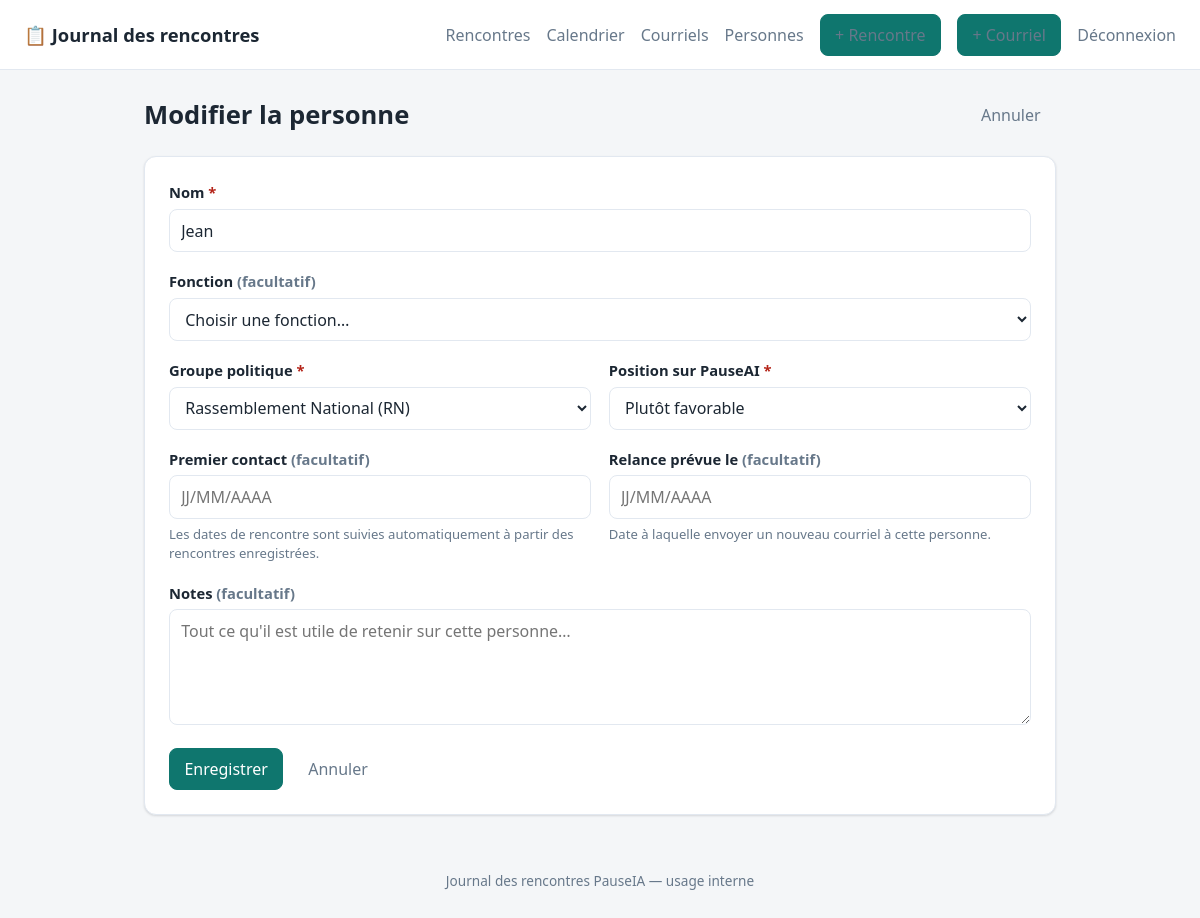
The page /people/1/edit (signed in) on the database its author committed.
### tables this page shows
CREATE TABLE persons (
            id              INTEGER PRIMARY KEY AUTOINCREMENT,
            name            TEXT NOT NULL,
            political_group TEXT NOT NULL,
            stance          TEXT NOT NULL,
            first_contacted TEXT,
            notes           TEXT,
            created_at      TEXT NOT NULL
        , follow_up_date TEXT, role TEXT);

### app.py (the view)
@app.route("/people/<int:person_id>/edit", methods=["GET", "POST"])
@login_required
def edit_person(person_id):
    db = get_db()
    person = db.execute(
        "SELECT * FROM persons WHERE id = ?", (person_id,)
    ).fetchone()
    if person is None:
        abort(404)
    if request.method == "POST":
        _, errors = _save_person(db, person)
        if not errors:
            flash("Personne mise à jour.", "success")
            return redirect(url_for("person_detail", person_id=person_id))
        for e in errors:
            flash(e, "error")
        form = request.form
    else:
        form = _form_from_row(person)
    return render_template(
        "new_person.html", groups=POLITICAL_GROUPS, roles=ROLES, stances=STANCES,
        form=form, today=date.today().isoformat(),
        action_url=url_for("edit_person", person_id=person_id),
        heading="Modifier la personne",
        cancel_url=url_for("person_detail", person_id=person_id),
    )

### app.py (called while the page is built)
@app.template_filter("fr_date")
def fr_date(value):
    if not value:
        return ""
    try:
        return datetime.strptime(value, "%Y-%m-%d").strftime("%d/%m/%Y")
    except ValueError:
        return value

def get_db():
    if "db" not in g:
        g.db = sqlite3.connect(DB_PATH)
        g.db.row_factory = sqlite3.Row
        g.db.execute("PRAGMA foreign_keys = ON")
    return g.db

def login_required(view):
    @wraps(view)
    def wrapped(*args, **kwargs):
        if not session.get("authenticated"):
            return redirect(url_for("login", next=request.path))
        return view(*args, **kwargs)
    return wrapped

def _form_from_row(row):
    return {k: ("" if v is None else v) for k, v in dict(row).items()}

### templates/new_person.html (shortened to what this page needs)
{% extends "base.html" %}
{% block content %}
<div class="page-head">
  <h1>{{ heading }}</h1>
  <a class="btn btn-ghost" href="{{ cancel_url }}">Annuler</a>
</div>
<form class="card form" method="post" action="{{ action_url }}">
  <div class="field">
    <label for="name">Nom <span class="req">*</span></label>
    <input type="text" id="name" name="name"
           value="{{ form.get('name', '') }}" autofocus required
           placeholder="ex. Jean Dupont">
  </div>
  <div class="field">
    <label for="role">Fonction <span class="muted">(facultatif)</span></label>
    <select id="role" name="role">
      <option value="" {% if not form.get('role') %}selected{% endif %}>
        Choisir une fonction…
      </option>
    </select>
  </div>
  <div class="grid-2">
    <div class="field">
      <label for="political_group">Groupe politique <span class="req">*</span></label>
      <select id="political_group" name="political_group" required>
        {% for institution, names in groups.items() %}
          <optgroup label="{{ institution }}">
            {% for name in names %}
              <option value="{{ name }}"
                {% if form.get('political_group') == name %}selected{% endif %}>{{ name }}</option>
            {% endfor %}
          </optgroup>
        {% endfor %}
      </select>
    </div>
    <div class="field">
      <label for="stance">Position sur PauseAI <span class="req">*</span></label>
      <select id="stance" name="stance" required>
        {% for s in stances %}
          <option value="{{ s }}" {% if form.get('stance') == s %}selected{% endif %}>{{ s }}</option>
        {% endfor %}
      </select>
    </div>
  </div>
  <div class="grid-2">
    <div class="field">
      <label for="first_contacted">Premier contact <span class="muted">(facultatif)</span></label>
      <input type="text" id="first_contacted" name="first_contacted" inputmode="numeric"
             placeholder="JJ/MM/AAAA" value="{{ form.get('first_contacted', '') | fr_date }}">
      <p class="hint">Les dates de rencontre sont suivies automatiquement à partir des rencontres enregistrées.</p>
    </div>
    <div class="field">
      <label for="follow_up_date">Relance prévue le <span class="muted">(facultatif)</span></label>
      <input type="text" id="follow_up_date" name="follow_up_date" inputmode="numeric"
             placeholder="JJ/MM/AAAA" value="{{ form.get('follow_up_date', '') | fr_date }}">
      <p class="hint">Date à laquelle envoyer un nouveau courriel à cette personne.</p>
    </div>
  </div>
  <div class="field">
    <label for="notes">Notes <span class="muted">(facultatif)</span></label>
    <textarea id="notes" name="notes" rows="4"
      placeholder="Tout ce qu'il est utile de retenir sur cette personne…">{{ form.get('notes', '') }}</textarea>
  </div>
  <div class="actions">
    <button class="btn btn-primary" type="submit">Enregistrer</button>
    <a class="btn btn-ghost" href="{{ cancel_url }}">Annuler</a>
  </div>
</form>
{% endblock %}

### static/style.css (style rules this page uses)
:root { --bg: #f4f6f8; --surface: #ffffff; --ink: #1c2733; --muted: #67788a; --line: #e2e8f0; --brand: #0f766e; --brand-ink: #0b5a54; --brand-soft:#d8f0ed; --danger: #b42318; --danger-bg: #fef3f2; --ok: #027a48; --ok-bg: #ecfdf3; --radius: 12px; --shadow: 0 1px 2px rgba(16,24,40,.06), 0 1px 3px rgba(16,24,40,.08); }
* { box-sizing: border-box; }
body { margin: 0; font-family: system-ui, -apple-system, "Segoe UI", Roboto, Helvetica, Arial, sans-serif; color: var(--ink); background: var(--bg); line-height: 1.5; }
a { color: var(--brand); text-decoration: none; }
.page-head { display: flex; align-items: center; justify-content: space-between; gap: 1rem; margin-bottom: 1.25rem; }
h1 { font-size: 1.6rem; margin: 0; }
.muted { color: var(--muted); }
.btn { display: inline-flex; align-items: center; gap: .4rem; padding: .5rem .9rem; border: 1px solid var(--line); border-radius: 8px; background: var(--surface); color: var(--ink); font: inherit; font-weight: 500; cursor: pointer; white-space: nowrap; transition: background .12s, border-color .12s; }
.btn-primary { background: var(--brand); border-color: var(--brand); color: #fff; }
.btn-ghost { background: transparent; border-color: transparent; color: var(--muted); }
.card { background: var(--surface); border: 1px solid var(--line); border-radius: var(--radius); padding: 1.5rem; box-shadow: var(--shadow); }
.form .field { margin-bottom: 1.1rem; }
.grid-2 { display: grid; grid-template-columns: 1fr 1fr; gap: 1.1rem; }
.field > label { display: block; font-weight: 600; margin-bottom: .35rem; font-size: .92rem; }
.field input[type="text"], .field input[type="date"], .field input[type="password"], .field input[type="search"], .field select, .field textarea { width: 100%; padding: .55rem .7rem; border: 1px solid var(--line); border-radius: 8px; font: inherit; background: var(--surface); color: var(--ink); }
.field textarea { resize: vertical; }
.req { color: var(--danger); }
.hint { margin: .35rem 0 0; font-size: .82rem; color: var(--muted); }
.actions { display: flex; gap: .6rem; margin-top: .5rem; }

### rows shown on the page
persons: name "Jean", political_group "Rassemblement National (RN)", stance "Plutôt favorable"

### other values the page prints
{{ heading }} "Modifier la personne"
